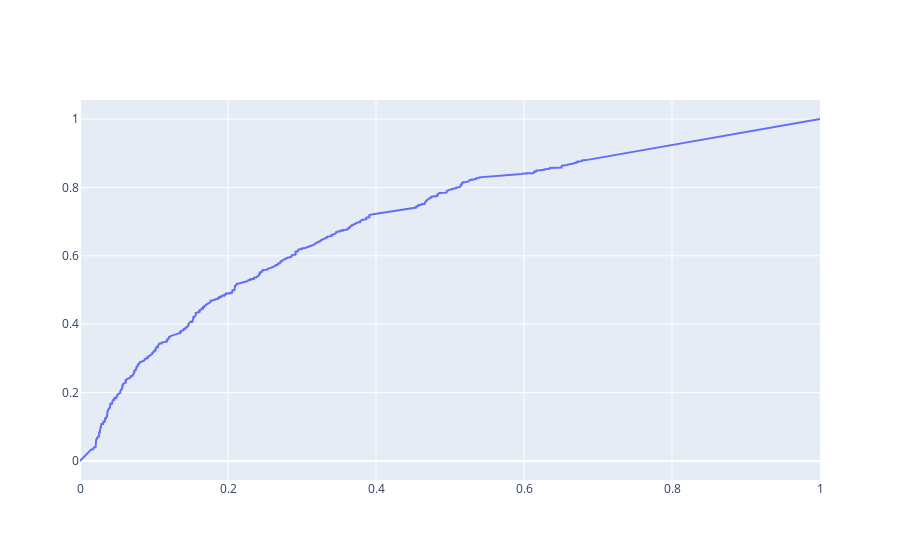

Notebook code for this chart:
### Code cell
fig = go.Figure()
fig.add_trace(go.Scatter(x=fpr,y=tpr, mode="lines", name='ROC Curves'))
fig

### Figure 1 — Plotly figure (JSON) as saved in the notebook; plotly's stock layout.template omitted (floating-point values rounded to 4 significant figures; data arrays with more than 128 entries replaced by an {"elided": "..."} marker saying what was removed)
{"data": [{"mode": "lines", "name": "ROC Curves", "type": "scatter", "x": {"elided": "809 float values"}, "y": {"elided": "809 float values"}}], "layout": {}}
